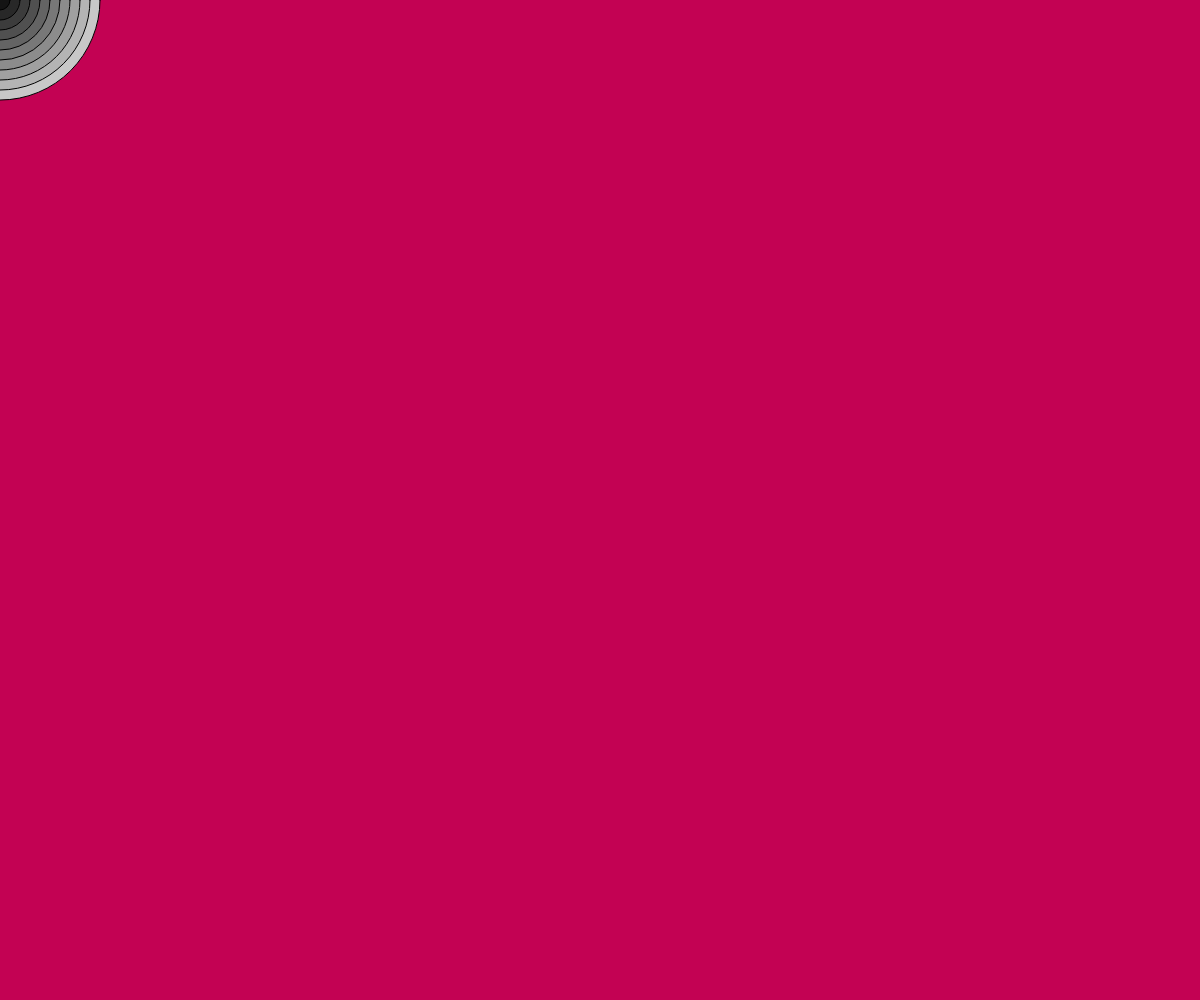
Frame 1 (no input)
Frame 60 (no input): identical to frame 1, image omitted
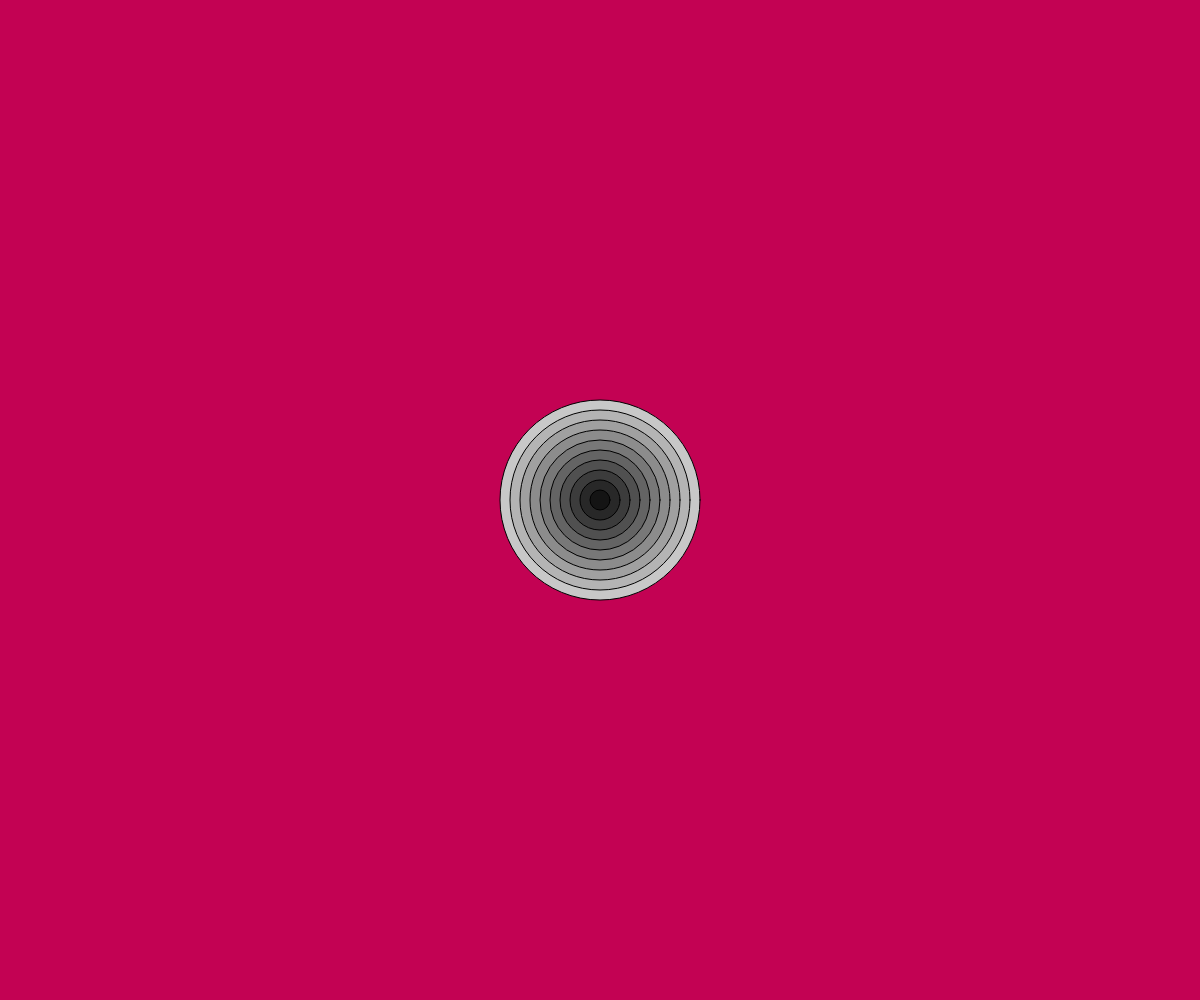
Frame 120 (the mouse pressed at the canvas centre since frame 60)

The p5.js sketch that drew these frames (run headless with seeded random() and noise() and a simulated clock; from frame 60 on, the mouse is pressed at the canvas centre):

// p5.js sketch
// ── sketch.js
/**
 * Adit Garg
 * IGME-101: Assignment Name, m/d/18
 * DRAW'S A BULL'S EYE AT CURSOR
 */

"use strict"; //catch some common coding errors

/**
 * setup : Initialization runs once; called automatically
 * Summarize code that you add
 */
function setup() {
    createCanvas(windowWidth, windowHeight);
    //colorMode(HSB, 360, 100, 100);
    background(195, 2, 83);
}

function draw() {
    background(195, 2, 83);
    var w = 200;
    while (w > 0) {
        fill(w);
        ellipse(mouseX, mouseY, w, w);
        print(mouseY);
        w -= 20;
    }
    
}
/**
 * draw : Periodically called automatically
 * Summarize code that you add
 */
